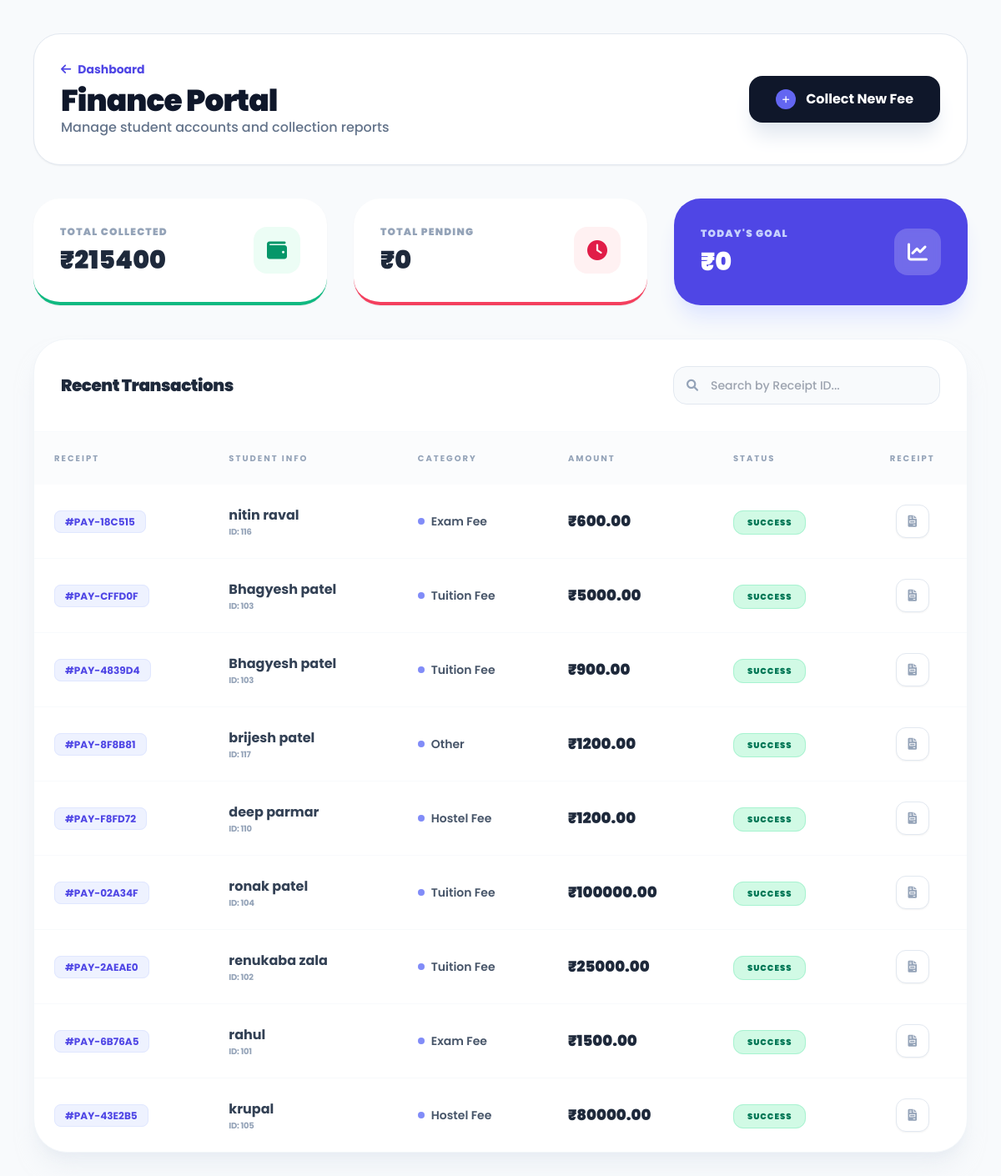
The page /fees/ on the database its author committed.
### campus/models.py (models this page shows, shortened)
class FeePayment(models.Model):
    FEE_TYPES = [
        ('Tuition', 'Tuition Fee'),
        ('Exam', 'Exam Fee'),
        ('Hostel', 'Hostel Fee'),
        ('Library', 'Library Fee'),
    ]
    student = models.ForeignKey(Student, on_delete=models.CASCADE, related_name='payments')
    receipt_no = models.CharField(max_length=20, unique=True, editable=False)
    amount = models.DecimalField(max_digits=10, decimal_places=2)
    fee_type = models.CharField(max_length=50, choices=FEE_TYPES)
    date_paid = models.DateField(auto_now_add=True)
    status = models.CharField(max_length=20, default='Paid')
    from django.db import models

class Student(models.Model):
    user = models.OneToOneField(
        User,
        on_delete=models.SET_NULL,
        null=True,
        blank=True,
        related_name='student_profile',
    )
    name = models.CharField(max_length=100)
    roll_no = models.CharField(max_length=50, unique=True)
    course = models.CharField(max_length=100, null=True, blank=True)
    email = models.EmailField(blank=True, null=True)
    phone = models.CharField(max_length=20, blank=True, null=True)
    photo = models.ImageField(upload_to='student_photos/', null=True, blank=True)
    qr_code = models.ImageField(upload_to='qr_codes/', blank=True, null=True)

### campus/views.py (the view)
# urls.py: path('fees/', views.fees_dashboard, name='fees_dashboard'),
def fees_dashboard(request):
    history = FeePayment.objects.all().order_by('-date_paid')
    total_collected = FeePayment.objects.aggregate(Sum('amount'))['amount__sum'] or 0
    import datetime
    today = datetime.date.today()
    today_collection = FeePayment.objects.filter(date_paid=today).aggregate(Sum('amount'))['amount__sum'] or 0
    context = {
        'history': history,
        'total_collected': total_collected,
        'today_collection': today_collection,
    }
    return render(request, 'fees_dashboard.html', context)

### campus/templates/fees_dashboard.html (shortened to what this page needs)
<!DOCTYPE html>
<html lang="en">
<head>
    <script src="https://cdn.tailwindcss.com"></script>
    <link rel="stylesheet" href="https://cdnjs.cloudflare.com/ajax/libs/font-awesome/6.0.0/css/all.min.css">
</head>
<body class="min-h-screen pb-12">
    <div class="p-4 md:p-10 max-w-7xl mx-auto">
        <div class="flex flex-col md:flex-row justify-between items-start md:items-center mb-10 gap-6 bg-white p-8 rounded-[2rem] border border-slate-200 shadow-sm">
            <div>
                <a href="{% url 'home' %}" class="group text-indigo-600 font-bold text-sm flex items-center gap-2 mb-2">
                    <i class="fas fa-arrow-left transition-transform group-hover:-translate-x-1"></i> Dashboard
                </a>
                <h1 class="text-4xl font-black text-slate-900 tracking-tight">Finance Portal</h1>
                <p class="text-slate-500 font-medium">Manage student accounts and collection reports</p>
            </div>
            <button onclick="openModal()" class="bg-slate-900 text-white px-8 py-4 rounded-2xl shadow-xl shadow-slate-200 hover:bg-slate-800 transition-all flex items-center gap-3 active:scale-95">
                <div class="bg-indigo-500 h-6 w-6 rounded-full flex items-center justify-center text-[10px]">
                    <i class="fas fa-plus"></i>
                </div>
                <span class="font-bold">Collect New Fee</span>
            </button>
        </div>
        <div class="grid grid-cols-1 md:grid-cols-3 gap-8 mb-10">
            <div class="stats-card bg-white p-8 rounded-[2rem] border-b-4 border-emerald-500 shadow-sm flex items-center justify-between">
                <div>
                    <p class="text-slate-400 text-xs font-black uppercase tracking-widest">Total Collected</p>
                    <h2 class="text-3xl font-black text-slate-800 mt-2">₹{{ total_collected|default:"0" }}</h2>
                </div>
                <div class="h-14 w-14 bg-emerald-50 text-emerald-600 rounded-2xl flex items-center justify-center text-2xl">
                    <i class="fas fa-wallet"></i>
                </div>
            </div>
            <div class="stats-card bg-white p-8 rounded-[2rem] border-b-4 border-rose-500 shadow-sm flex items-center justify-between">
                <div>
                    <p class="text-slate-400 text-xs font-black uppercase tracking-widest">Total Pending</p>
                    <h2 class="text-3xl font-black text-slate-800 mt-2">₹{{ total_pending|default:"0" }}</h2>
                </div>
                <div class="h-14 w-14 bg-rose-50 text-rose-600 rounded-2xl flex items-center justify-center text-2xl">
                    <i class="fas fa-clock"></i>
                </div>
            </div>
            <div class="stats-card bg-indigo-600 p-8 rounded-[2rem] shadow-xl shadow-indigo-100 flex items-center justify-between">
                <div>
                    <p class="text-indigo-200 text-xs font-black uppercase tracking-widest">Today's Goal</p>
                    <h2 class="text-3xl font-black text-white mt-2">₹{{ today_collection|default:"0" }}</h2>
                </div>
                <div class="h-14 w-14 bg-white/20 text-white rounded-2xl flex items-center justify-center text-2xl backdrop-blur-sm">
                    <i class="fas fa-chart-line"></i>
                </div>
            </div>
        </div>
        <div class="bg-white rounded-[2.5rem] shadow-xl shadow-slate-200/50 border border-slate-100 overflow-hidden">
            <div class="p-8 border-b border-slate-50 flex flex-col md:flex-row justify-between items-center gap-4">
                <h3 class="font-black text-slate-800 text-xl tracking-tight">Recent Transactions</h3>
                <div class="relative w-full md:max-w-xs">
                    <i class="fas fa-search absolute left-4 top-1/2 -translate-y-1/2 text-slate-400 text-sm"></i>
                    <input type="text" placeholder="Search by Receipt ID..."
                           class="w-full pl-11 pr-4 py-3 bg-slate-50 border border-slate-200 rounded-2xl text-sm outline-none focus:ring-4 focus:ring-indigo-500/10 focus:border-indigo-500 transition-all font-medium">
                </div>
            </div>
            <div class="overflow-x-auto">
                <table class="w-full text-left">
                    <thead class="bg-slate-50/50 text-slate-400 text-[10px] uppercase font-black tracking-[0.2em]">
                        <tr>
                            <th class="p-6">Receipt</th>
                            <th class="p-6">Student Info</th>
                            <th class="p-6">Category</th>
                            <th class="p-6">Amount</th>
                            <th class="p-6">Status</th>
                            <th class="p-6 text-center">Receipt</th>
                        </tr>
                    </thead>
                    <tbody class="divide-y divide-slate-50">
                        {% for item in history %}
                        <tr class="hover:bg-slate-50/50 transition-all group">
                            <td class="p-6">
                                <span class="bg-indigo-50 text-indigo-600 px-3 py-1 rounded-lg font-bold text-xs border border-indigo-100">
                                    #{{ item.receipt_no }}
                                </span>
                            </td>
                            <td class="p-6">
                                <div class="font-bold text-slate-700">{{ item.student.name }}</div>
                                <div class="text-[10px] text-slate-400 font-bold uppercase tracking-tight">ID: {{ item.student.roll_no }}</div>
                            </td>
                            <td class="p-6">
                                <div class="flex items-center gap-2">
                                    <div class="h-2 w-2 rounded-full bg-indigo-400"></div>
                                    <span class="text-sm font-semibold text-slate-600">{{ item.get_fee_type_display }}</span>
                                </div>
                            </td>
                            <td class="p-6 font-black text-slate-800 text-lg">₹{{ item.amount }}</td>
                            <td class="p-6">
                                <span class="bg-emerald-100 text-emerald-700 px-4 py-1.5 rounded-xl text-[10px] font-black uppercase tracking-widest border border-emerald-200">
                                    Success
                                </span>
                            </td>
                            <td class="p-6 text-center">
                                <a href="{% url 'view_receipt' item.receipt_no %}" target="_blank"
                                   class="h-10 w-10 inline-flex items-center justify-center bg-white border border-slate-200 rounded-xl text-slate-400 hover:text-indigo-600 hover:border-indigo-600 transition-all shadow-sm">
                                    <i class="fas fa-file-invoice text-sm"></i>
                                </a>
                            </td>
                        </tr>
                        {% endfor %}
                    </tbody>
                </table>
            </div>
        </div>
    </div>
</body>
</html>

### campus/templates/fees_dashboard.html (style rules this page uses)
body { font-family: 'Poppins', sans-serif; background-color: #f8fafc; }
.stats-card { transition: all 0.3s cubic-bezier(0.4, 0, 0.2, 1); }

### rows shown on the page
FeePayment: receipt_no "PAY-18C515", student.name "nitin raval", student.roll_no "116", fee_type "Exam Fee", amount "600.00"
FeePayment: receipt_no "PAY-CFFD0F", student.name "Bhagyesh patel", student.roll_no "103", fee_type "Tuition Fee", amount "5000.00"
FeePayment: receipt_no "PAY-4839D4", student.name "Bhagyesh patel", student.roll_no "103", fee_type "Tuition Fee", amount "900.00"
FeePayment: receipt_no "PAY-8F8B81", student.name "brijesh patel", student.roll_no "117", fee_type "Other", amount "1200.00"
FeePayment: receipt_no "PAY-F8FD72", student.name "deep parmar", student.roll_no "110", fee_type "Hostel Fee", amount "1200.00"
FeePayment: receipt_no "PAY-02A34F", student.name "ronak patel", student.roll_no "104", fee_type "Tuition Fee", amount "100000.00"
FeePayment: receipt_no "PAY-2AEAE0", student.name "renukaba zala", student.roll_no "102", fee_type "Tuition Fee", amount "25000.00"
FeePayment: receipt_no "PAY-6B76A5", student.name "rahul", student.roll_no "101", fee_type "Exam Fee", amount "1500.00"
FeePayment: receipt_no "PAY-43E2B5", student.name "krupal", student.roll_no "105", fee_type "Hostel Fee", amount "80000.00"

### other values the page prints
{{ total_collected|default:"0" }} "215400"
{{ total_pending|default:"0" }} "0"
{{ today_collection|default:"0" }} "0"
